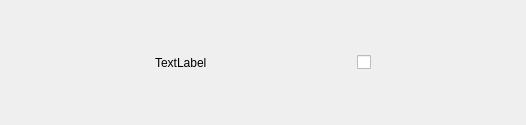
<?xml version="1.0" encoding="UTF-8"?>
<ui version="4.0">
 <class>ToDoListItem</class>
 <widget class="QWidget" name="ToDoListItem">
  <property name="geometry">
   <rect>
    <x>0</x>
    <y>0</y>
    <width>526</width>
    <height>125</height>
   </rect>
  </property>
  <property name="windowTitle">
   <string>Form</string>
  </property>
  <layout class="QHBoxLayout" name="horizontalLayout">
   <item>
    <spacer name="horizontalSpacer_2">
     <property name="orientation">
      <enum>Qt::Horizontal</enum>
     </property>
     <property name="sizeHint" stdset="0">
      <size>
       <width>40</width>
       <height>20</height>
      </size>
     </property>
    </spacer>
   </item>
   <item>
    <widget class="QLabel" name="label">
     <property name="text">
      <string>TextLabel</string>
     </property>
    </widget>
   </item>
   <item>
    <spacer name="horizontalSpacer">
     <property name="orientation">
      <enum>Qt::Horizontal</enum>
     </property>
     <property name="sizeHint" stdset="0">
      <size>
       <width>40</width>
       <height>20</height>
      </size>
     </property>
    </spacer>
   </item>
   <item>
    <widget class="QCheckBox" name="checkBox">
     <property name="text">
      <string/>
     </property>
    </widget>
   </item>
   <item>
    <spacer name="horizontalSpacer_3">
     <property name="orientation">
      <enum>Qt::Horizontal</enum>
     </property>
     <property name="sizeHint" stdset="0">
      <size>
       <width>40</width>
       <height>20</height>
      </size>
     </property>
    </spacer>
   </item>
  </layout>
 </widget>
 <resources/>
 <connections/>
</ui>
